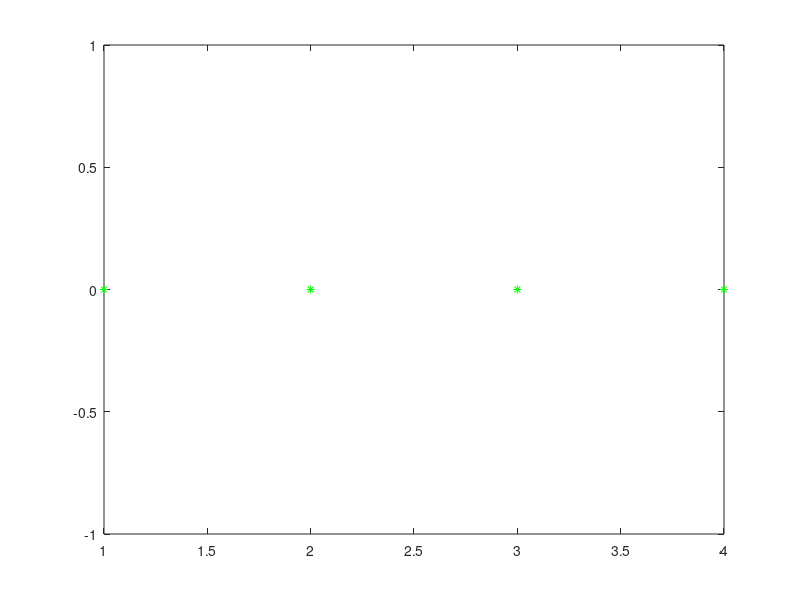

Write MATLAB code to recreate this figure.
% function [sol,gt] = QuadProgTest(n)
n=4;

 Q=[1 0 0 0;0 1 0 0; 0 0 0 0; 0 0 0 0];
 R=[1 0;0 1];
 
 xref=[10 ;10 ;0 ;0];
 

 Qdiag = [];
 for i=1:n
     Qdiag = blkdiag(Qdiag,Q);
 end
 
 
 twoR =[];
 for i=1:n
     twoR = blkdiag(twoR,2*R);
 end
 minusR = [];
 for i=1:n-1
     minusR = blkdiag(minusR,-R);
 end
 
 M1 = zeros(size(twoR));
 M1(1:end-2, 3:end) = minusR;
 
 M2 = zeros(size(twoR));
 M2(3:end, 1:end-2) = minusR;
 
 twoR = twoR + M1 + M2;
 twoR(end-1:end, end-1:end) = eye(2);

 H = blkdiag(Qdiag,twoR);
 
 G1 = blkdiag(Qdiag,zeros(size(twoR)));
 
 gt = [];
 length=4*(n);
 for i=1:length
     gt(i)=10;
 
 end
 length2=length+2*n;
 for i=length+1:length2
     gt(i)=0;
 end 
 

 f = G1*gt';
 sol = quadprog(H,f);

 sol1 = [];
 for i=1:n
     sol1(i) = sol((size(sol,1)-2*n)+2*i-1);
 end
 sol2 = [];
 for i=1:n
     sol2(i) = sol((size(sol,1)-2*n)+2*i);
 end

plot([1:n],sol1,'*g')


